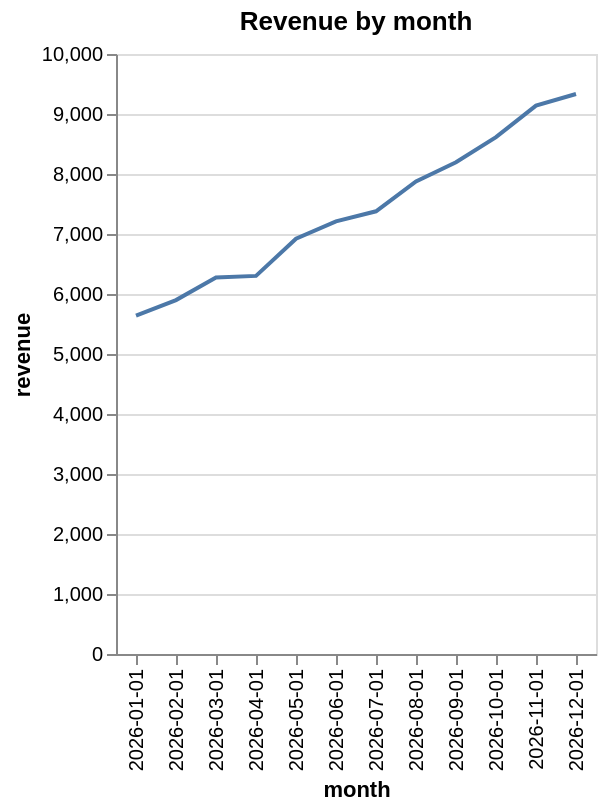

Here is the Vega-Lite specification saved for this chart:
### Vega-Lite specification from a JSON file in a GitHub repository (floating-point values rounded to 4 significant figures)
{"title": "Revenue by month", "mark": "line", "encoding": {"x": {"field": "month", "type": "nominal"}, "y": {"field": "revenue", "type": "quantitative"}}, "data": {"values": [{"month": "2026-01-01", "revenue": 5639}, {"month": "2026-02-01", "revenue": 5898.0}, {"month": "2026-03-01", "revenue": 6274.0}, {"month": "2026-04-01", "revenue": 6302}, {"month": "2026-05-01", "revenue": 6922.0}, {"month": "2026-06-01", "revenue": 7210}, {"month": "2026-07-01", "revenue": 7378.0}, {"month": "2026-08-01", "revenue": 7878.0}, {"month": "2026-09-01", "revenue": 8195}, {"month": "2026-10-01", "revenue": 8614.0}, {"month": "2026-11-01", "revenue": 9140.0}, {"month": "2026-12-01", "revenue": 9334.0}]}}
